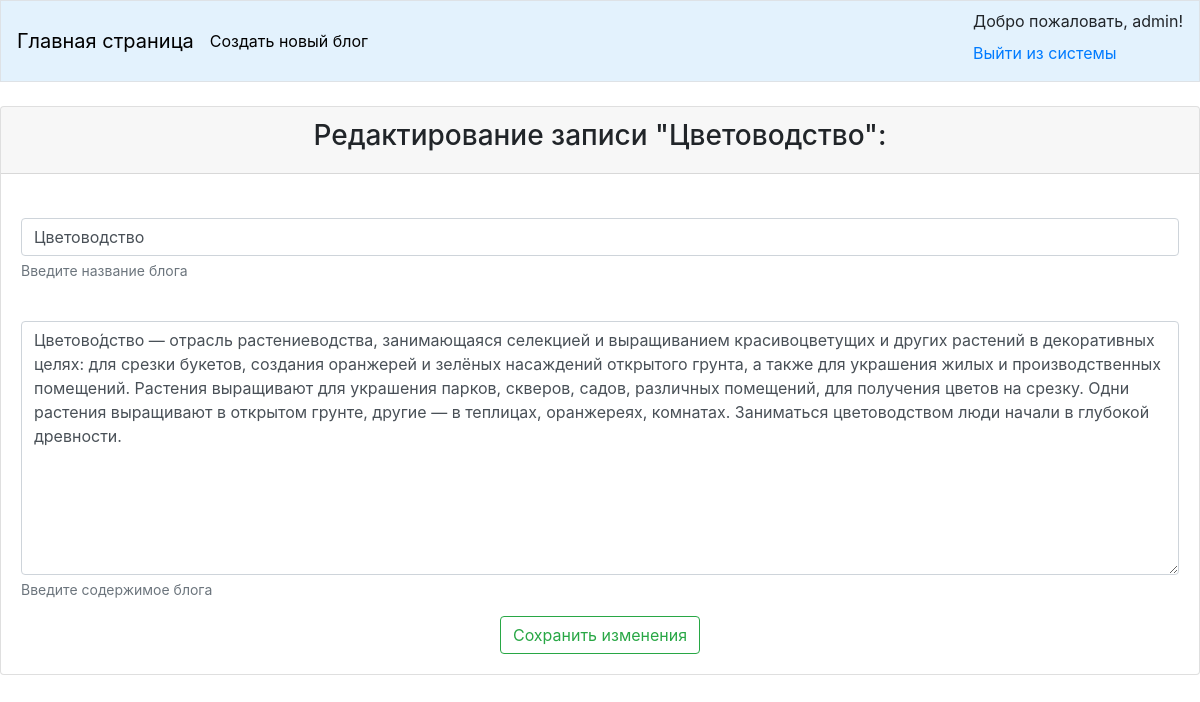
/edit_blog/4 (signed in), run on the app's committed database.
### blogs/models.py (models this page shows, shortened)
class BlogPost(models.Model):
    title = models.CharField(max_length=50, help_text='Введите название блога')
    text = models.TextField(help_text='Введите содержимое блога')
    date_added = models.DateTimeField(auto_now_add=True)
    owner = models.ForeignKey(User, on_delete=models.CASCADE)

### blogs/views.py (the view)
# urls.py: path('edit_blog/<blog_id>', views.edit_blog, name='edit_blog'),
@login_required()
def edit_blog(request, blog_id):
    blog = BlogPost.objects.get(id=blog_id)
    if request.method != 'POST':
        form = NewBlogForm(instance=blog)
    else:
        form = NewBlogForm(instance=blog, data=request.POST)
        if form.is_valid():
            form.save()
            return redirect('blogs:main_page')
    context = {'form': form, 'blog': blog}
    return render(request, 'blogs/edit_blog.html', context)

### blogs/forms.py
class NewBlogForm(forms.ModelForm):
    class Meta:
        model = BlogPost
        fields = ['title', 'text']
        labels = {'title': '', 'text': ''}

### blogs/templates/blogs/edit_blog.html (shortened to what this page needs)
<!DOCTYPE html>
<html lang="en">
<head>
</head>
<body>
{% extends 'blogs/main_page.html' %}
{% load bootstrap4 %}
{% block content %}
<div class="card mb-3">
    <div class="card-header" align="center">
        <h3>Редактирование записи "{{blog.title}}":</h3>
    </div>
    <div class="card-body">
        <form action="{% url 'blogs:edit_blog' blog.id %}" method="post">
            {% bootstrap_form form %}
            <div align="center">
                <button name="submit" class="btn btn-outline-success">Сохранить изменения</button>
            </div>
        </form>
    </div>
</div>
{% endblock content %}

### blogs/templates/blogs/main_page.html (shortened to what this page needs)
{% load bootstrap4 %}
<!DOCTYPE html>
<html lang="ru">
<head>
    {% bootstrap_css %}
</head>
<body>
    <nav class="navbar mb-4 border" style="background-color: #e3f2fd;">
        <a class="navbar-brand" style="color: black" href="{% url 'blogs:main_page' %}">Главная страница</a>
        <a class="navbar-text" style="color: black" href="{% url 'blogs:new_blog' %}">Создать новый блог</a>
        <div class="navbar-nav ml-auto">
            <ul class="navbar-nav ml-auto">
                {% if user.is_authenticated %}
                    <li class="nav-item">Добро пожаловать, {{user.username}}!</li>
                    <li class="nav-item">
                        <a class="navbar-text" href="{% url 'users:logout' %}">Выйти из системы</a>
                    </li>
                {% else %}
                    <li class="nav-item"><a href="{% url 'users:login' %}">Авторизация</a></li>
                    <li class="nav-item"><a href="{% url 'users:register' %}">Регистрация</a></li>
                {% endif %}
            </ul>
        </div>
    </nav>
    {% block content %}{% endblock content %}
</body>
</html>

### data on the page
BlogPost: title "Цветоводство", text "Цветово́дство — отрасль растениеводства, занимающаяся селекцией и выращиванием красивоцветущих и других растений в декоративных целях: для срезки букетов, создания оранжерей и зелёных насаждений открытого грунта, а также для украшения жилых и производственных помещений. Растения выращивают для украшения парков, скверов, садов, различных помещений, для получения цветов на срезку. Одни растения выращивают в открытом грунте, другие — в теплицах, оранжереях, комнатах. Заниматься цветоводством люди начали в глубокой древности."

### other printed values
{{ user.username }} "admin"
